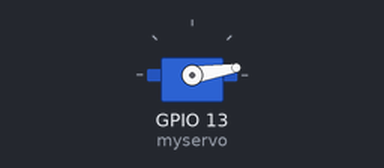
Recording of a sketch running on a simulated ESP32. On the bench: servo.

Above: at 0.05 s.
At 0.7 s:
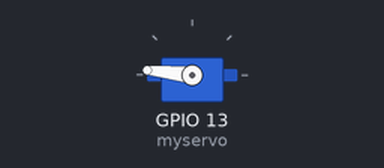
At 1.0 s:
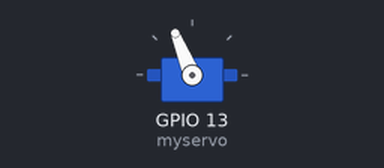
At 1.35 s:
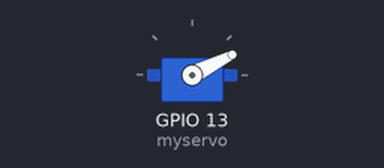
Timing chart, 0 to 3.3 s (numbered marks = the images above):
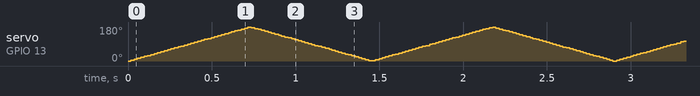

The sketch:

26-Servo.ino
```cpp
// Bibliotecas
#include <Servo.h>

// Instancia de la clase Servo (max 12 instancias)
Servo myservo;

// Variable posición inicial
int pos = 0;

void setup() {
  // Pin señal del servo
  myservo.attach(13);
}

void loop() {
  for (pos = 0; pos <= 180; pos += 1) { // Desde Oº a 180º incrementando 1º
    myservo.write(pos);              // incrementa 1º la posición
    delay(4.5);                       // espera 15 milisegundos
  }
  for (pos = 180; pos >= 0; pos -= 1) { // De 180º a 0º decrementando 1º
    myservo.write(pos);
    delay(4.5);
  }
}
```
